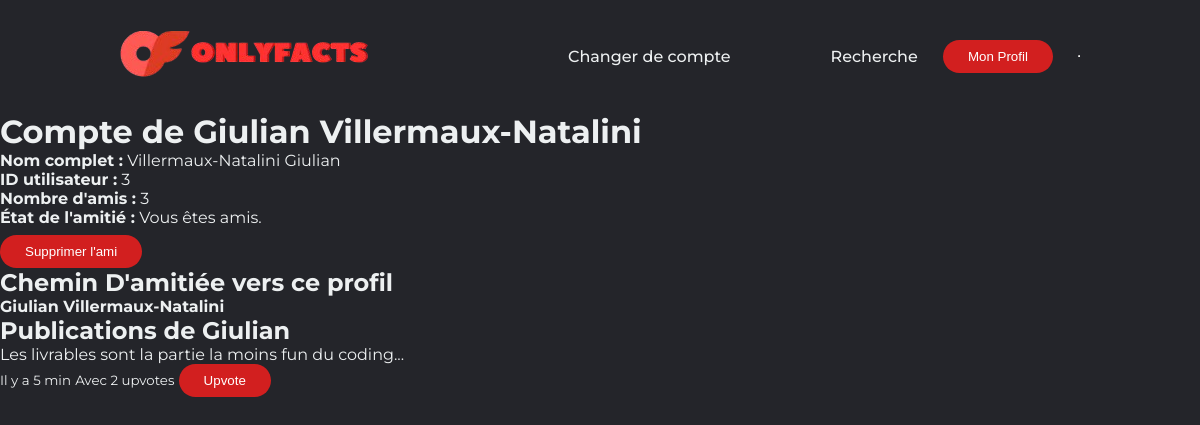
Page /profile/3 (signed in) on the committed database.
### tables this page shows
CREATE TABLE users(USER_ID INTEGER PRIMARY KEY,FIRST_NAME TEXT,LAST_NAME TEXT,PASSWORD TEXT);

CREATE TABLE posts(POST_ID INTEGER PRIMARY KEY,AUTHOR INTEGER,BODY TEXT,DATE TEXT,FOREIGN KEY (AUTHOR) REFERENCES users(USER_ID));

### apps/routes.py (the view)
@app.route('/profile/<id>', methods = ['GET'])
def profile(id):
    if g.utilisateur is None:
        return redirect(location="/login")
    if id == -1:
        u_profil = g.utilisateur
    else:
        u_profil = get_utilisateur_par_id(int(id))
    if u_profil is None:
        return redirect(location="/login")
    else:
        return render_template('profil.html', titre='Profil', utilisateur=u_profil, moncompte=(u_profil["id"] == g.utilisateur["id"]), len_amis=len(get_tous_les_amis(u_profil["id"])), est_ami=est_ami(g.utilisateur["id"], u_profil["id"]), posts_utilisateur=liste_post_fini_auteur(utilisateur_id=u_profil["id"]),lien = [get_utilisateur_par_id(i) for i in get_lien_minimum(g.utilisateur["id"],u_profil["id"])])

### apps/db.py (called while the page is built)
def ouvrir_database() -> tuple[sqlite3.Connection, sqlite3.Cursor]:
    try:
        db_connection : sqlite3.Connection = sqlite3.connect("OF_database.db")
        db_cursor : sqlite3.Cursor = db_connection.cursor()
        return db_connection, db_cursor
    except sqlite3.Error as error:
        raise error

def fermer_database(db_connection : sqlite3.Connection) -> None:
    try:
        db_connection.commit()
        db_connection.close()
    except sqlite3.Error as error:
        raise error

def convert_utilisateur_dict(utilisateur) -> dict:
    return {"id":utilisateur[0],"prenom":utilisateur[1],"nom":utilisateur[2],"mdp":utilisateur[3]}

def get_utilisateur_par_id(id_utilisateur : int) -> dict:
    db_connection, db_cursor = ouvrir_database()
    try:
        db_cursor.execute(f'SELECT * FROM users WHERE USER_ID={id_utilisateur};')
        user = db_cursor.fetchone()
        fermer_database(db_connection)
        return user if user == None else convert_utilisateur_dict(user)
    except sqlite3.Error as error:
        raise error

def convert_post_dict(post) -> dict:
    return {"id":post[0],"author_id":post[1],"body":post[2],"created":post[3]}

def get_posts_avec_infos_auteur(search="", utilisateur_id=None):
    posts_prepares = []
    posts_avec_mots = get_tous_post_par_auteur(utilisateur_id)
    for post in posts_avec_mots:
        auteur = get_utilisateur_par_id(post["author_id"])
        votes = get_votes_post(post["id"])
        posts_prepares.append({
            "id": post["id"],
            "body": post["body"],
            "created": post["created"],
            "auteur": auteur,
            "votes": votes
        })
    return posts_prepares

def get_tous_post_par_auteur(id_auteur):
    db_connection, db_cursor = ouvrir_database()
    try:
        db_cursor.execute(f'SELECT * FROM posts WHERE AUTHOR = \'{id_auteur}\';')
        posts = db_cursor.fetchall()
        fermer_database(db_connection)
        for post_i in range(len(posts)):
            posts[post_i] = convert_post_dict(posts[post_i])
        return posts
    except sqlite3.Error as error:
        raise error

def get_votes_post(id_post):
    db_connection, db_cursor = ouvrir_database()
    try:
        db_cursor.execute(f'SELECT COUNT(POST_VOTE_ID) FROM votes WHERE POST_VOTE_ID={id_post};')
        votes = db_cursor.fetchone()[0]
        fermer_database(db_connection)
        return votes
    except sqlite3.Error as error:
        raise error

### apps/templates/profil.html
{% extends "base.html" %}
{% block content %}
<div class="profil-header">
    {% if moncompte %}
    <h1><strong>Mon Compte</strong></h1>
    <p>Pas {{ utilisateur.prenom }} ? <a href="/login">Changer de compte</a></p>
    {% else %}
    <h1><strong>Compte de {{ utilisateur.prenom }} {{ utilisateur.nom }}</strong></h1>
    {% endif %}
</div>
<div class="profil-details">
    <p><strong>Nom complet :</strong> {{ utilisateur.nom }} {{ utilisateur.prenom }}</p>
    <p><strong>ID utilisateur :</strong> {{ utilisateur.id }}</p>
    <p><strong>Nombre d'amis :</strong> {{ len_amis }}</p>
    {% if not moncompte %}
        <p><strong>État de l'amitié :</strong>
            {% if est_ami %}
                Vous êtes amis.
            {% else %}
                Vous n'êtes pas encore amis.
            {% endif %}
        </p>
        <form action="/ami/{{ utilisateur.id }}" method="post" style="display:inline-block; margin-top:0.5rem;">
            <button type="submit">{% if est_ami %}Supprimer l'ami{% else %}Ajouter en ami{% endif %}</button>
        </form>
    {% endif %}
</div>
<div class="profil-friends-path">
    <h2>Chemin D'amitiée vers ce profil</h2>
    {% if lien %}
    <p>
        {% for utilisateur_lien in lien %}
            <strong>{{ utilisateur_lien.prenom }} {{ utilisateur_lien.nom }}</strong>{% if not loop.last %} &rarr; {% endif %}
        {% endfor %}
    </p>
    {% else %}
    <p>Aucun chemin d'amitié disponible.</p>
    {% endif %}
</div>
<div class="profil-posts">
    <h2>Publications de {{ utilisateur.prenom }}</h2>
    {% if posts_utilisateur %}
        <ul>
            {% for post in posts_utilisateur %}
                <li>
                    <p>{{ post.body }}</p>
                    <small>{{ post.created }}</small>
                    <small>Avec {{ post.votes }} upvotes</small>
                    <form action="/upvote/profile/{{ post.id }}" method="POST" style="display:inline;">
                        <button type="submit">Upvote</button>
                    </form>
                </li>
            {% endfor %}
        </ul>
    {% else %}
        <p>Aucune publication à afficher.</p>
    {% endif %}
</div>
{% endblock %}

### apps/static/styles.css (style rules this page uses)
* { box-sizing: border-box; margin: 0; padding: 0; }
body { background-color: #24252A; font-family: "Montserrat", sans-serif; color: #edf0f1; }
button { padding: 9px 25px; background-color: rgb(210, 31, 31); border: none; border-radius: 50px; cursor: pointer; transition: all 0.3s ease; color: white; }

### rows in the picture
users: prenom "Giulian", nom "Villermaux-Natalini"
posts: body "Les livrables sont la partie la moins fun du coding...", created "Il y a 5 min", votes "2"

### other values in the picture
{{ utilisateur.id }} "3"
{{ len_amis }} "3"
